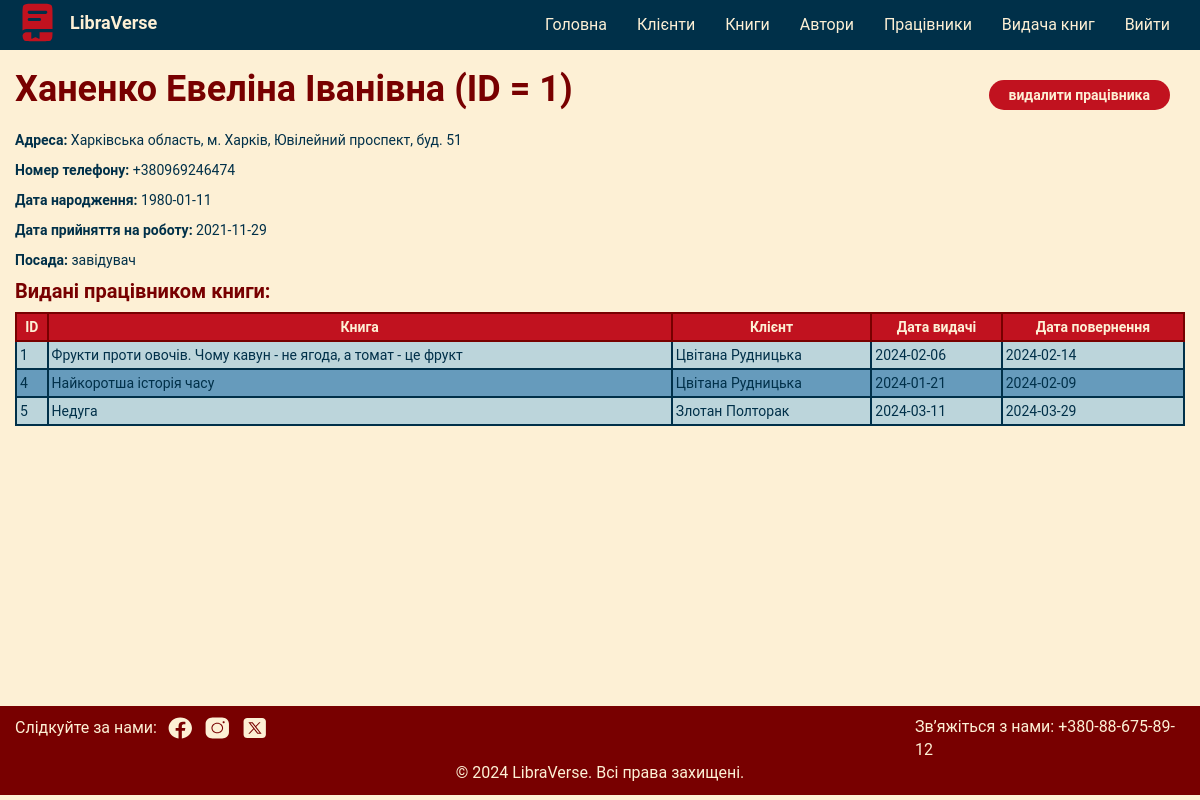
The page /pages/librarian_profile.php?LibrarianID=1 (signed in) on the database its author committed.
### tables this page shows
CREATE TABLE librarians(
LibrarianID INTEGER PRIMARY KEY,
FirstName VARCHAR(255) NOT NULL,
ParentalName VARCHAR(255) NOT NULL,
Surname VARCHAR(255) NOT NULL,
Address VARCHAR(255) NOT NULL,
PhoneNumber VARCHAR(50) NOT NULL,
BirthDate DATE NOT NULL,
EmploymentDate DATE NOT NULL,
Position VARCHAR(255) NOT NULL,
Password VARCHAR(255) NOT NULL);

### pages/librarian_profile.php (the view, shortened to what this page needs)
<?php
    $db_file = "../library.db";
    $conn = new SQLite3($db_file);
    if(isset($_SESSION['LibrarianID'])) {
    if(isset($_GET['LibrarianID'])) {
    $librarianID= $_GET['LibrarianID'];
    $query_create1 = $conn->prepare("SELECT * FROM librarians WHERE LibrarianID=:librarianID;");
    $query_create1->bindValue(':librarianID', $librarianID, SQLITE3_INTEGER);
    $query_create1->execute();
    $result1 = $query_create1->execute();
    $librarian = $result1->fetchArray(SQLITE3_ASSOC);
    $query_create2 = $conn->prepare("SELECT booksProvision.ProvisionID, books.BookID, books.Title, booksProvision.СustomerID, customers.FirstName, customers.Surname, customers.PhoneNumber, booksProvision.ReceiptDate, booksProvision.ReturnDate FROM booksProvision JOIN books ON booksProvision.BookID=books.BookID JOIN customers ON booksProvision.СustomerID=customers.СustomerID JOIN librarians ON booksProvision.LibrarianID=librarians.LibrarianID WHERE librarians.LibrarianID=:librarianID");
    $query_create2->bindValue(':librarianID', $librarianID, SQLITE3_INTEGER);
    $result2 = $query_create2->execute();
?>
<!DOCTYPE html>
<html lang="uk_UA">
<head>
    <link rel="stylesheet" href="../css/styles.css">
    <link rel="stylesheet" href="../css/bootstrap.min.css">
    <link href="https://fonts.cdnfonts.com/css/roboto" rel="stylesheet">
</head>
<body>
    <nav class="navbar navbar-default">
        <div class="container-fluid">
            <div class="navbar-header">
                <div class="navbar-logo">
                    <img src="../images/logo.svg" alt="логотип">
                    <a href="http://localhost/LibraVerse/pages/home.php" id="main">LibraVerse</a>
                </div>
            </div>
            <div class="collapse navbar-collapse" id="menu">
                <ul class="nav navbar-nav navbar-right text-center">
                  <li><a href="http://localhost/LibraVerse/pages/home.php" id="main">Головна</a></li>
                  <li><a href="http://localhost/LibraVerse/pages/customers_list.php" id="customers">Клієнти</a></li>
                  <li><a href="http://localhost/LibraVerse/pages/books_list.php" id="books">Книги</a></li>
                  <li><a href="http://localhost/LibraVerse/pages/author_list.php" id="authors">Автори</a></li>
                  <li><a href="http://localhost/LibraVerse/pages/librarians_list.php" id="librarians">Працівники</a></li>
                  <li><a href="http://localhost/LibraVerse/pages/provision_list.php" id="provision">Видача книг</a></li>
                  <li><a href="?logOut=<?php echo ($_SESSION['LibrarianID']); ?>" id="logOut">Вийти</a></li>
                </ul>
            </div>
        </div>
    </nav>
    <?php
    if ($librarian){
    ?>
    <div class="main-content librarian">
        <div class="col-lg-12 profile">
            <div class="book-descript col-lg-9">
                <h1 class="author-name"><?php echo $librarian['Surname'];?> <?php echo $librarian['FirstName'];?> <?php echo $librarian['ParentalName'];?> (ID = <?php echo $librarian['LibrarianID'];?>)</h1>
                <p><b>Адреса: </b><?php echo $librarian['Address'];?></p>
                <p><b>Номер телефону: </b><?php echo $librarian['PhoneNumber'];?></p>
                <p><b>Дата народження: </b><?php echo $librarian['BirthDate'];?></p>
                <p><b>Дата прийняття на роботу: </b><?php echo $librarian['EmploymentDate'];?></p>
                <p><b>Посада: </b><?php echo $librarian['Position'];?></p>
            </div>
            <div class="buttons right col-lg-3">
                <form method="POST">
                    <input class="delete" type="submit" name="delete" value="видалити працівника"><br>
                </form>
            </div>
        </div>
        <div class="table col-lg-12">
            <h2>Видані працівником книги:</h2>
            <table class="result-table col-lg-12">
            <tr>
                <th>ID</th>
                <th>Книга</th>
                <th>Клієнт</th>
                <th>Дата видачі</th>
                <th>Дата повернення</th>
            </tr>
            <?php while ($row = $result2->fetchArray(SQLITE3_ASSOC)) { ?>
            <tr>
                <td><?php echo $row['ProvisionID']; ?></td>
                <td><a href="http://localhost/LibraVerse/pages/book_profile.php?BookID=<?php echo $row['BookID']; ?>"><?php echo $row['Title']; ?></a></td>
                <td><a href="http://localhost/LibraVerse/pages/customer_profile.php?CustomerID=<?php echo $row['СustomerID']; ?>"><?php echo $row['FirstName']; ?> <?php echo $row['Surname']; ?></a></td>
                <td><?php echo $row['ReceiptDate']; ?></td>
                <td><?php echo $row['ReturnDate']; ?></td>
            </tr>
            <?php  } ?>
            </table>
        </div>
    </div>
    <?php
    }
    ?>
    <footer class="footer col-lg-12">
        <div class="col-lg-9 footer-left">
            <p>Слідкуйте за нами:</p>
            <a href="https://www.facebook.com/?locale=uk_UA">
                <img src="../images/icon_facebook.svg" alt="фейсбук">
            </a>
            <a href="https://www.instagram.com/">
                <img src="../images/icon-instagram.svg" alt="інстаграм">
            </a>
            <a href="https://twitter.com/?lang=uk">
                <img src="../images/icon-twitterx.svg" alt="ікс">
            </a>
        </div>
        <div class="col-lg-3">
            <p>Зв’яжіться з нами: +380-88-675-89-12</p>
        </div>
        <div class="col-lg-12 text-center">
            <p>© 2024 LibraVerse. Всі права захищені.</p>
        </div>
    </footer>
</body>
</html>
<?php
    }}
 ?>

### css/styles.css (style rules this page uses)
html body { font-family: 'Roboto', sans-serif; background-color: #FDF0D5; }
body .navbar { background-color: #003049; color: #FDF0D5; border: none; border-radius: 0; margin-bottom: 0; }
body .navbar .navbar-logo { display: flex; align-items: center; }
body .navbar .navbar-logo a { color: #FDF0D5; font-size: 18px; font-weight: bold; padding-left: 10px; }
body .navbar .navbar-collapse li a { color: #FDF0D5; font-size: 16px; font-weight: normal; }
.navbar.navbar-default .navbar-collapse, .navbar-default .navbar-form { border-color: #669BBC; border-width: 2px; }
body .main-content { min-height: 82vh; }
body .main-content.librarian { height: 82vh; padding: 20px 0; }
body .main-content h1 { font-size: 36px; font-weight: bold; }
body .main-content h2 { font-size: 20px; font-weight: bold; }
body .footer { background-color: #780000; color: #FDF0D5; font-size: 16px; padding: 10px 0; }
body .footer p { margin:0; }
body .footer img { padding-left: 10px; }
body .footer .footer-left { display: flex; align-items: center; }
.main-content .result-table td { text-align: left; color: #003049; border: 2px solid #003049; padding: 3px; }
.main-content .result-table td a { color: #003049; }
.main-content .result-table th { text-align:center; color: #FDF0D5; background-color: #C1121F; border: 2px solid #780000; padding: 3px; }
.main-content .result-table tr { background-color: #669BBC; }
.main-content .result-table tr:nth-child(even) { background-color: #BCD5DB; }
.main-content .result-table.col-lg-12 { margin-bottom: 20px; }
.main-content .book-descript { color: #003049; padding: 0; }
.main-content .book-descript p { color: #003049; }
.main-content .book-descript h1 { margin: 0; color: #780000; }
.main-content .book-descript h1.author-name { margin-bottom: 20px; }
.main-content .buttons.right { display: flex; justify-content: end; }
.main-content .buttons .delete, .main-content .provide, .main-content .buttons .status { border-radius: 15px; border: none; width: 80%; margin-top: 10px; padding: 5px; font-weight: bold; }
.main-content .buttons .delete { background-color: #C1121F; color: #FDF0D5; }
body .main-content .table h2 { color: #780000; margin-top: 0; }
.main-content .result-table a { color: #669BBC; }
.main-content .provide.customer,.main-content .buttons .delete { width: 100%; padding: 5px 20px; }

### rows shown on the page
librarians: Surname "Ханенко", FirstName "Евеліна", ParentalName "Іванівна", LibrarianID "1", Address "Харківська область, м. Харків, Ювілейний проспект, буд. 51", PhoneNumber "+380969246474", BirthDate "1980-01-11", EmploymentDate "2021-11-29", Position "завідувач"

### other values the page prints
$row['ProvisionID'] "1"
$row['Title'] "Фрукти проти овочів. Чому кавун - не ягода, а томат - це фрукт"
$row['FirstName'] "Цвітана"
$row['Surname'] "Рудницька"
$row['ReceiptDate'] "2024-02-06"
$row['ReturnDate'] "2024-02-14"
$row['ProvisionID'] "4"
$row['Title'] "Найкоротша історія часу"
$row['ReceiptDate'] "2024-01-21"
$row['ReturnDate'] "2024-02-09"
$row['ProvisionID'] "5"
$row['Title'] "Недуга"
$row['FirstName'] "Злотан"
$row['Surname'] "Полторак"
$row['ReceiptDate'] "2024-03-11"
